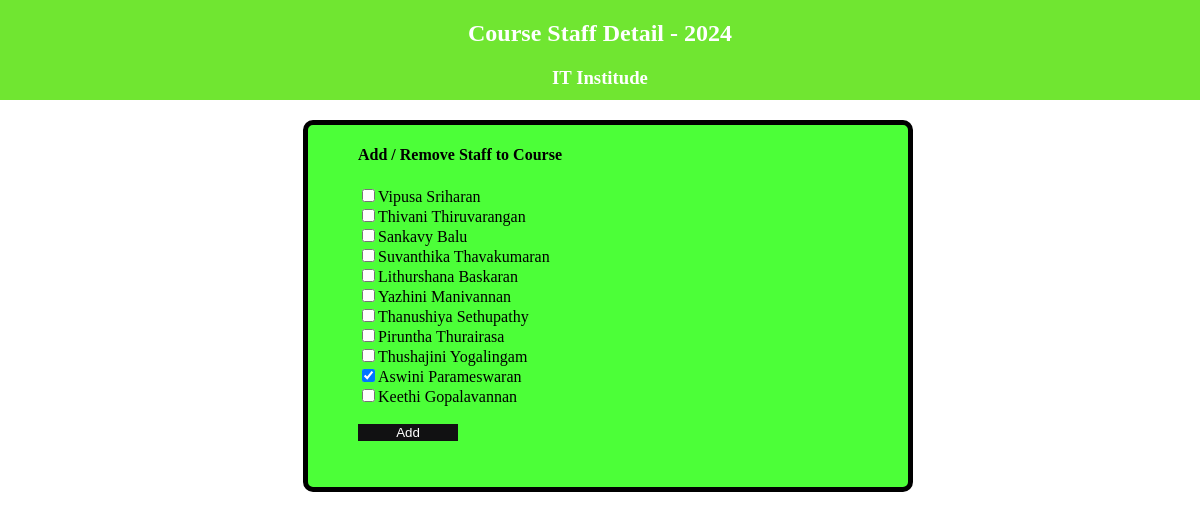
/conductedit.php?cid=C001, run on the app's committed database.
### tables this page shows
CREATE TABLE `staff` (
  `sid` varchar(4) NOT NULL,
  `name` varchar(30) NOT NULL,
  `email` varchar(50) NOT NULL,
  `id` int(11) NOT NULL
);

### conductedit.php (the view, shortened to what this page needs)
<?php
include "home.php";
include "config.php";
?>
<html>
    <body>
        <main>
            <section>
                <h4>Add / Remove Staff to Course</h4>
                <form method="post" action="">
                    <?php
                    if(isset($_GET['cid'])){
                        $sqltoconductstaff = "SELECT `staff`.`sid` FROM `conduct` INNER JOIN `staff` ON `conduct`.`sid` = `staff`.`sid` WHERE `conduct`.`cid` = '".$_GET['cid']."'";
                        $courseresult = $conn->query($sqltoconductstaff);
                        $teachers = array();
                        if($courseresult->num_rows >0){
                            while($row = $courseresult->fetch_assoc()){
                                array_push($teachers,$row['sid']);
                            }
                        }
                        $sqltostaff = "SELECT `sid`,`name` FROM `staff` ";
                        $staffresult = $conn->query($sqltostaff);
                            if($staffresult->num_rows >0){
                                while($rowstaff = $staffresult->fetch_assoc()){
                                    $icChecked = in_array($rowstaff['sid'],$teachers) ? 'checked' : '';
                                    ?>
                                    <input name="options[]" type="checkbox" value="<?php echo $rowstaff['sid']; ?>" <?php echo $icChecked ?> ><?php echo $rowstaff['name'];?> <br>
                                    <?php
                                }
                            }
                        ?>
                        <br>
                        <input type="submit" value="Add" name="update">
                <?php
                }
                ?>
                </form>
            </section>
        </main>
    </body>
</html>

### styles.css (style rules this page uses)
body { width: 100vw; }
main { width: 100vw; margin-top: 110px; display: flex; justify-content: center; align-items: center; flex-direction: column; }
section { background-color: #4cff38; width: 500px; margin-top: 10px; padding: 0 50px 30px 50px; border-radius: 10px; border:5px solid black; }
button,[type='submit'] { background-color: rgb(17, 17, 18); border: none; width:100px; color: white; }

### data on the page
staff: name "Vipusa Sriharan"
staff: name "Thivani Thiruvarangan"
staff: name "Sankavy Balu"
staff: name "Suvanthika Thavakumaran"
staff: name "Lithurshana Baskaran"
staff: name "Yazhini Manivannan"
staff: name "Thanushiya Sethupathy"
staff: name "Piruntha Thurairasa"
staff: name "Thushajini Yogalingam"
staff: name "Aswini Parameswaran"
staff: name "Keethi Gopalavannan"
